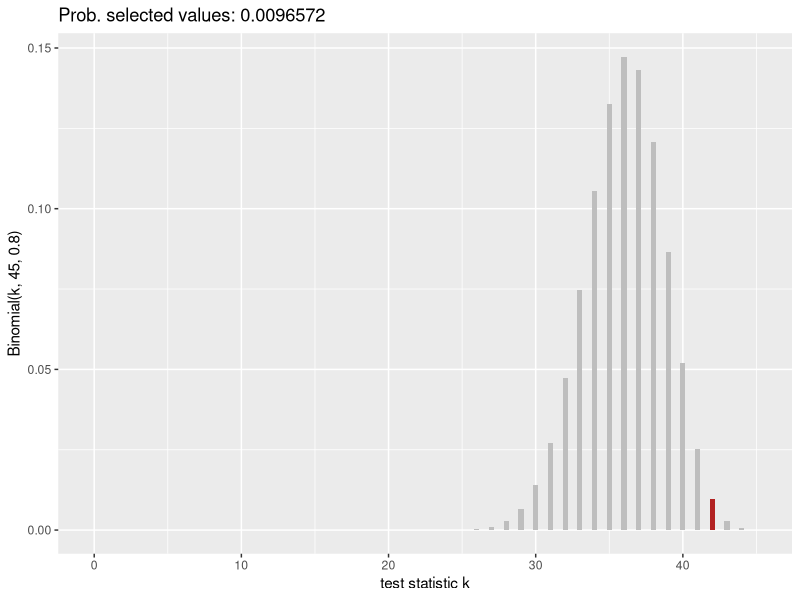
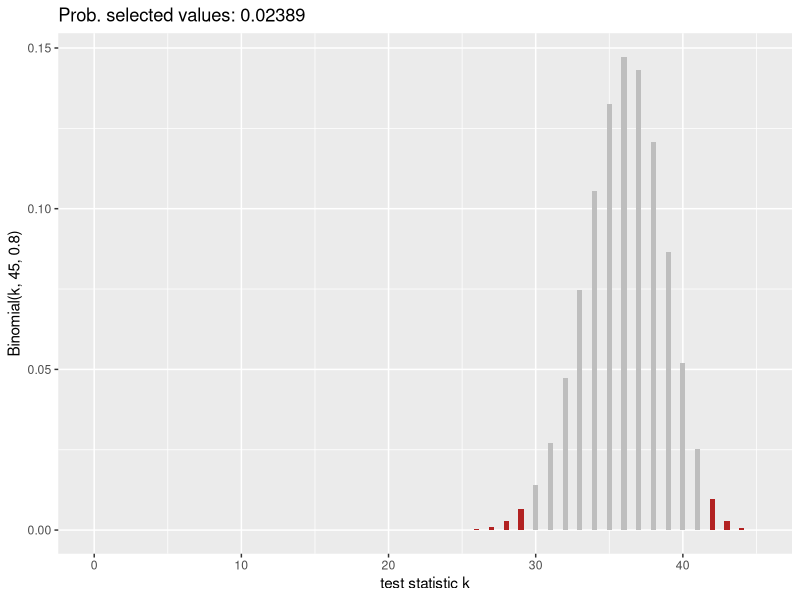
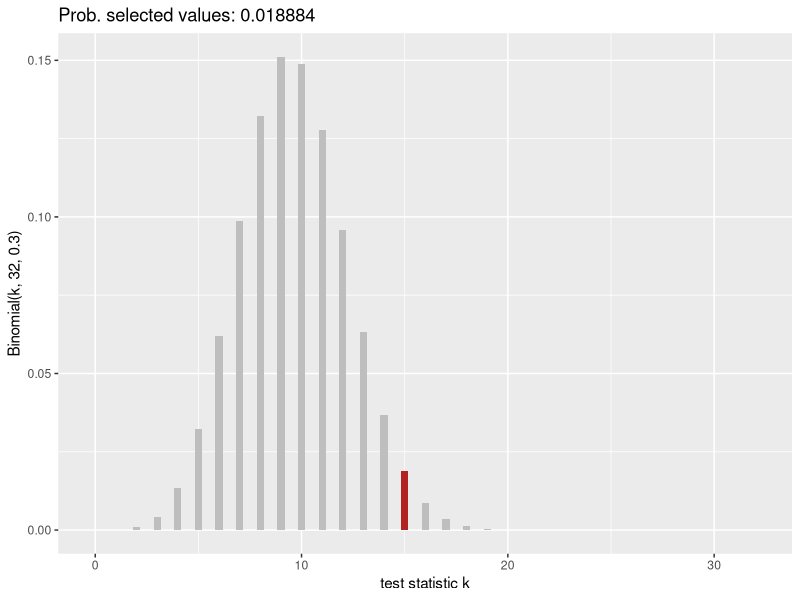
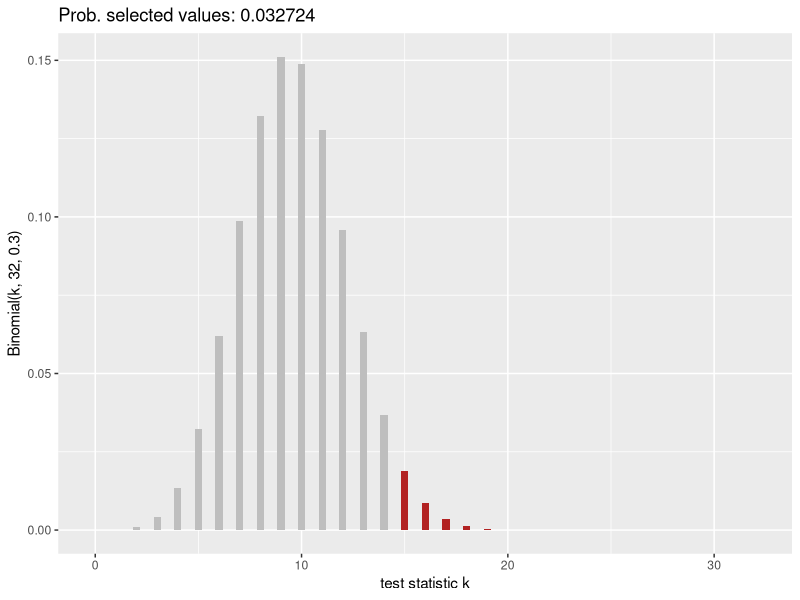
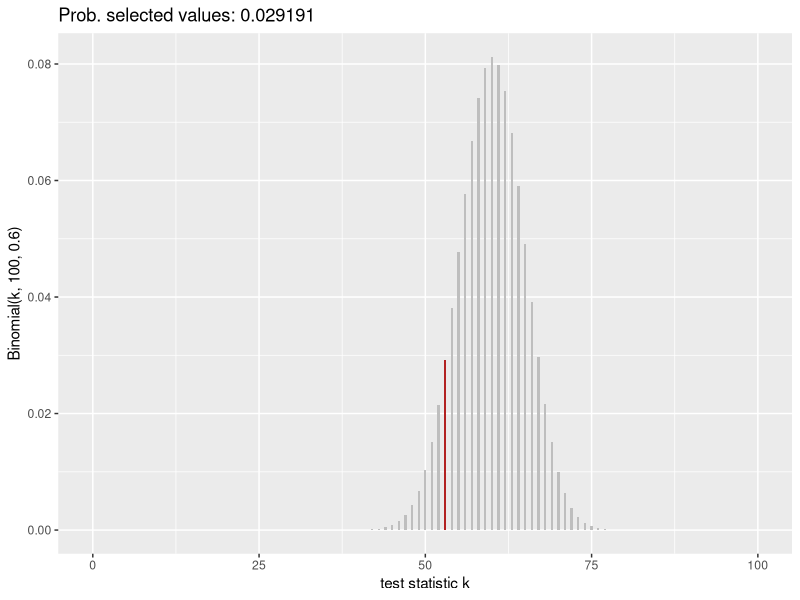
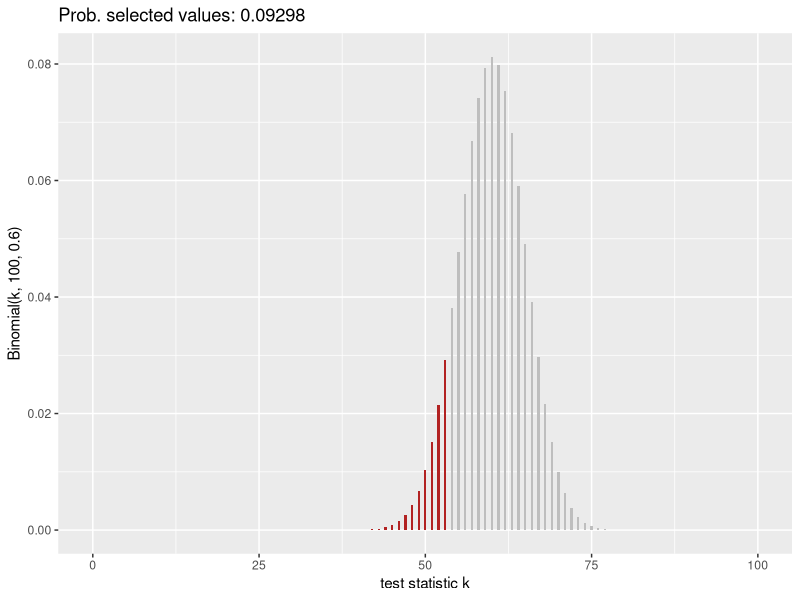

These charts were generated, in order, by the following R code: (Note: this script raises an error after producing the figures.)
## ---- chunk 1
knitr::opts_chunk$set(echo = TRUE)
library(tidyverse)
## ---- chunk 2
plot_binomial <- function(theta, N, highlight = NULL) {
  # put the data together
  plotData <- tibble(x = 0:N, y = dbinom(0:N, N, theta))
  # make a simple bar plot
  out_plot <- ggplot(plotData, aes(x = x , y = y )) + 
    geom_col(fill = "gray", width = 0.35) +
    labs(
      x = "test statistic k",
      y =  str_c("Binomial(k, ", N, ", ", theta, ")")
    )
  # if given, highlight some bars in red
  if (!is.null(highlight)) {
    plotData2 = tibble(x = highlight, y = dbinom(highlight, N, theta))
    out_plot <- out_plot + 
      geom_col(
        data = plotData2, 
        aes(x = x, y = y), 
        fill = "firebrick", 
        width = 0.35
      )  +
      ggtitle(
        str_c(
          "Prob. selected values: ", 
          sum(dbinom(highlight, N, theta)) %>% signif(5)
          )
        )
  }
  out_plot
}
## ---- chunk 3
plot_binomial(theta = 0.8, N = 45, highlight = c(42))
## ---- chunk 4
plot_binomial(theta = 0.8, N = 45, highlight = which(dbinom(0:45, 45,p=0.8) <= dbinom(42, 45,p=0.8))-1)
## ---- chunk 5
binom.test(
  x = 42,     # observed successes
  n = 45,    # total nr. observations
  p = 0.8   # null hypothesis

)

## ---- chunk 6
plot_binomial(theta = 0.3, N = 32, highlight = c(15))
## ---- chunk 7
plot_binomial(theta = 0.3, N = 32, highlight = c(15:32))
## ---- chunk 8
binom.test(
  x = 15,     # observed successes
  n = 32,     # total nr. observations
  p = 0.3,    # null hypothesis
  alternative = 'greater'
)

## ---- chunk 9
plot_binomial(theta = 0.6, N = 100, highlight = c(53))
## ---- chunk 10
plot_binomial(theta = 0.6, N = 100, highlight = c(1:53))
## ---- chunk 11
binom.test(
  x = 53,     # observed successes
  n = 100,     # total nr. observations
  p = 0.6,    # null hypothesis
  alternative = 'less'
)

## ---- chunk 12
n_obs <- tibble(
  mega_winner = 1, 
  winner = 2,
  free_ride = 10,
  consolation = 18,
  blank = 19
)

expected <- tibble(
  mega_winner = 5,
  winner = 15,
  free_ride = 15,
  consolation = 35,
  blank = 30
) * sum(n_obs) / 100


expected <- expected %>%
pivot_longer(cols = -10 ,names_to = "type", values_to = "scores")
n_obs <- n_obs %>%
pivot_longer(cols = -10 ,names_to = "type", values_to = "scores")
expected <- add_column(expected, condition = "expected")
n_obs <- add_column(n_obs, condition = "n_obs")
final <- full_join(n_obs, expected)

ggplot(final, aes(fill =condition, x = type, y= scores)) + geom_bar(position="dodge", stat="identity")

final

## ---- chunk 13
chisq.test(n_obs$scores, expected$scores)

